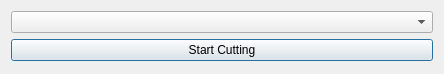
<?xml version="1.0" encoding="UTF-8"?>
<ui version="4.0">
 <class>Dialog</class>
 <widget class="QDialog" name="Dialog">
  <property name="geometry">
   <rect>
    <x>0</x>
    <y>0</y>
    <width>444</width>
    <height>74</height>
   </rect>
  </property>
  <property name="windowTitle">
   <string>Dialog</string>
  </property>
  <layout class="QVBoxLayout" name="verticalLayout">
   <item>
    <widget class="QComboBox" name="card_selector"/>
   </item>
   <item>
    <widget class="QPushButton" name="submit">
     <property name="text">
      <string>Start Cutting</string>
     </property>
    </widget>
   </item>
  </layout>
 </widget>
 <resources/>
 <connections/>
</ui>
